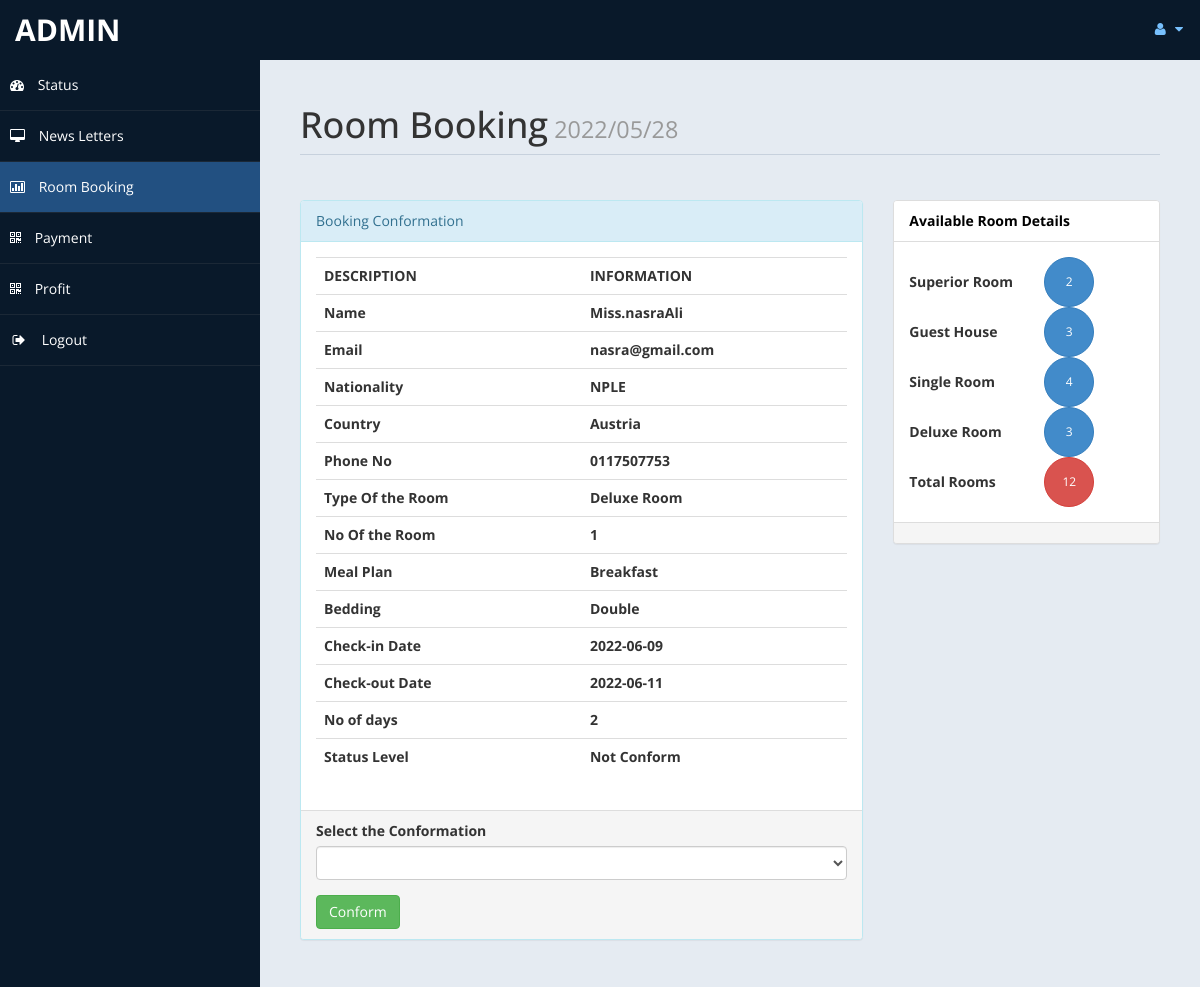
The app's page /admin/roombook.php?rid=4 (signed in) with its own data.
### tables this page shows
CREATE TABLE `roombook` (
  `id` int(10) UNSIGNED NOT NULL,
  `Title` varchar(5) DEFAULT NULL,
  `FName` text DEFAULT NULL,
  `LName` text DEFAULT NULL,
  `Email` varchar(50) DEFAULT NULL,
  `National` varchar(30) DEFAULT NULL,
  `Country` varchar(30) DEFAULT NULL,
  `Phone` text DEFAULT NULL,
  `TRoom` varchar(20) DEFAULT NULL,
  `Bed` varchar(10) DEFAULT NULL,
  `NRoom` varchar(2) DEFAULT NULL,
  `Meal` varchar(15) DEFAULT NULL,
  `cin` date DEFAULT NULL,
  `cout` date DEFAULT NULL,
  `stat` varchar(15) DEFAULT NULL,
  `nodays` int(11) DEFAULT NULL
);

### admin/roombook.php (the view, shortened to what this page needs)
<?php
		if(!isset($_GET["rid"]))
		{
			 header("location:index.php");
		}
		else {
				$curdate=date("Y/m/d");
				include ('db.php');
				$id = $_GET['rid'];
				$sql ="Select * from roombook where id = '$id'";
				$re = mysqli_query($con,$sql);
				while($row=mysqli_fetch_array($re))
				{
					$title = $row['Title'];
					$fname = $row['FName'];
					$lname = $row['LName'];
					$email = $row['Email'];
					$nat = $row['National'];
					$country = $row['Country'];
					$Phone = $row['Phone'];
					$troom = $row['TRoom'];
					$nroom = $row['NRoom'];
					$bed = $row['Bed'];
					$meal = $row['Meal'];
					$cin = $row['cin'];
					$cout = $row['cout'];
					$sta = $row['stat'];
					$days = $row['nodays'];
				}
	}
			?>
<!DOCTYPE html>
<html xmlns="http://www.w3.org/1999/xhtml">
<head>
    <link href="assets/css/bootstrap.css" rel="stylesheet" />
    <link href="assets/css/font-awesome.css" rel="stylesheet" />
    <link href="assets/js/morris/morris-0.4.3.min.css" rel="stylesheet" />
    <link href="assets/css/custom-styles.css" rel="stylesheet" />
</head>
<body>
    <div id="wrapper">
        <nav class="navbar navbar-default top-navbar" role="navigation">
            <div class="navbar-header">
                <a class="navbar-brand" href="home.php"> <?php echo $_SESSION["user"]; ?> </a>
            </div>
            <ul class="nav navbar-top-links navbar-right">
                <li class="dropdown">
                    <a class="dropdown-toggle" data-toggle="dropdown" href="#" aria-expanded="false">
                        <i class="fa fa-user fa-fw"></i> <i class="fa fa-caret-down"></i>
                    </a>
                </li>
            </ul>
        </nav>
        <nav class="navbar-default navbar-side" role="navigation">
            <div class="sidebar-collapse">
                <ul class="nav" id="main-menu">
                    <li>
                        <a  href="home.php"><i class="fa fa-dashboard"></i> Status</a>
                    </li>
                    <li>
                        <a href="messages.php"><i class="fa fa-desktop"></i> News Letters</a>
                    </li>
					<li>
                        <a class="active-menu" href="roombook.php"><i class="fa fa-bar-chart-o"></i> Room Booking</a>
                    </li>
                    <li>
                        <a href="payment.php"><i class="fa fa-qrcode"></i> Payment</a>
                    </li>
					<li>
                        <a  href="profit.php"><i class="fa fa-qrcode"></i> Profit</a>
                    </li>
                    <li>
                        <a href="logout.php"><i class="fa fa-sign-out fa-fw"></i> Logout</a>
                    </li>
					</ul>
            </div>
        </nav>
        <div id="page-wrapper">
            <div id="page-inner">
                <div class="row">
                    <div class="col-md-12">
                        <h1 class="page-header">
                            Room Booking<small>	<?php echo  $curdate; ?> </small>
                        </h1>
                    </div>
					<div class="col-md-8 col-sm-8">
                    <div class="panel panel-info">
                        <div class="panel-heading">
                           Booking Conformation
                        </div>
                        <div class="panel-body">
							<div class="table-responsive">
                                <table class="table">
                                    <tr>
                                            <th>DESCRIPTION</th>
                                            <th>INFORMATION</th>
                                        </tr>
                                        <tr>
                                            <th>Name</th>
                                            <th><?php echo $title.$fname.$lname; ?> </th>
                                        </tr>
										<tr>
                                            <th>Email</th>
                                            <th><?php echo $email; ?> </th>
                                        </tr>
										<tr>
                                            <th>Nationality </th>
                                            <th><?php echo $nat; ?></th>
                                        </tr>
										<tr>
                                            <th>Country </th>
                                            <th><?php echo $country;  ?></th>
                                        </tr>
										<tr>
                                            <th>Phone No </th>
                                            <th><?php echo $Phone; ?></th>
                                        </tr>
										<tr>
                                            <th>Type Of the Room </th>
                                            <th><?php echo $troom; ?></th>
                                        </tr>
										<tr>
                                            <th>No Of the Room </th>
                                            <th><?php echo $nroom; ?></th>
                                        </tr>
										<tr>
                                            <th>Meal Plan </th>
                                            <th><?php echo $meal; ?></th>
                                        </tr>
										<tr>
                                            <th>Bedding </th>
                                            <th><?php echo $bed; ?></th>
                                        </tr>
										<tr>
                                            <th>Check-in Date </th>
                                            <th><?php echo $cin; ?></th>
                                        </tr>
										<tr>
                                            <th>Check-out Date</th>
                                            <th><?php echo $cout; ?></th>
                                        </tr>
										<tr>
                                            <th>No of days</th>
                                            <th><?php echo $days; ?></th>
                                        </tr>
										<tr>
                                            <th>Status Level</th>
                                            <th><?php echo $sta; ?></th>
                                        </tr>
                                </table>
                            </div>
                        </div>
                        <div class="panel-footer">
                            <form method="post">
										<div class="form-group">
														<label>Select the Conformation</label>
														<select name="conf"class="form-control">
															<option value selected>	</option>
															<option value="Conform">Conform</option>
														</select>
										 </div>
							<input type="submit" name="co" value="Conform" class="btn btn-success">
							</form>
                        </div>
                    </div>
					</div>
					<?php
						$rsql ="select * from room";
						$rre= mysqli_query($con,$rsql);
						$r =0 ;
						$sc =0;
						$gh = 0;
						$sr = 0;
						$dr = 0;
						while($rrow=mysqli_fetch_array($rre))
						{
							$r = $r + 1;
							$s = $rrow['type'];
							if($s=="Superior Room" )
							{
								$sc = $sc+ 1;
							}
							if($s=="Guest House")
							{
								$gh = $gh + 1;
							}
							if($s=="Single Room" )
							{
								$sr = $sr + 1;
							}
							if($s=="Deluxe Room" )
							{
								$dr = $dr + 1;
							}
						}
						?>
						<?php
						$csql ="select * from payment";
						$cre= mysqli_query($con,$csql);
						$cr =0 ;
						$csc =0;
						$cgh = 0;
						$csr = 0;
						$cdr = 0;
						while($crow=mysqli_fetch_array($cre))
						{
							$cr = $cr + 1;
							$cs = $crow['troom'];
							if($cs=="Superior Room"  )
							{
								$csc = $csc + 1;
							}
							if($cs=="Deluxe Room" )
							{
								$cdr = $cdr + 1;
							}
						}
					?>
					<div class="col-md-4 col-sm-4">
                    <div class="panel panel-default">
                        <div class="panel-heading">
                           Available Room Details
                        </div>
                        <div class="panel-body">
						<table width="200px">
							<tr>
								<td><b>Superior Room	 </b></td>
								<td><button type="button" class="btn btn-primary btn-circle"><?php
									$f1 =$sc - $csc;
									if($f1 <=0 )
									{	$f1 = "NO";
										echo $f1;
									}
									else{
											echo $f1;
									}
								?> </button></td>
							</tr>
							<tr>
								<td><b>Guest House</b>	 </td>
								<td><button type="button" class="btn btn-primary btn-circle"><?php
								$f2 =  $gh -$cgh;
								if($f2 <=0 )
									{	$f2 = "NO";
										echo $f2;
									}
									else{
											echo $f2;
									}
								?> </button></td>
							</tr>
							<tr>
								<td><b>Single Room	 </b></td>
								<td><button type="button" class="btn btn-primary btn-circle"><?php
								$f3 =$sr - $csr;
								if($f3 <=0 )
									{	$f3 = "NO";
										echo $f3;
									}
									else{
											echo $f3;
									}
								?> </button></td>
							</tr>
							<tr>
								<td><b>Deluxe Room</b>	 </td>
								<td><button type="button" class="btn btn-primary btn-circle"><?php
								$f4 =$dr - $cdr;
								if($f4 <=0 )
									{	$f4 = "NO";
										echo $f4;
									}
									else{
											echo $f4;
									}
								?> </button></td>
							</tr>
							<tr>
								<td><b>Total Rooms	</b> </td>
								<td> <button type="button" class="btn btn-danger btn-circle"><?php
								$f5 =$r-$cr;
								if($f5 <=0 )
									{	$f5 = "NO";
										echo $f5;
									}
									else{
											echo $f5;
									}
								 ?> </button></td>
							</tr>
						</table>
						</div>
                        <div class="panel-footer">
                        </div>
                    </div>
					</div>
                </div>
                </div>
         </div>
        </div>
</body>
</html>

### admin/assets/css/custom-styles.css (style rules this page uses)
body { font-family: 'Open Sans', sans-serif; }
#wrapper { width: 100%; background:#09192A; }
#page-wrapper { padding: 15px 15px; min-height: 600px; background:#E5EBF2; }
#page-inner { width:100%; margin:10px 20px 10px 0px; background-color:transparent; padding:10px; min-height:1200px; }
h1, .h1, h2, .h2, h3, .h3 { margin-top: 7px; margin-bottom: -5px; }
.page-header { padding-bottom: 9px; margin: 10px 0 45px; border-bottom: 1px solid #C7D1DD; }
.panel-default > .panel-heading { color: #000; background-color: #FFFFFF; border-color: #ddd; font-weight:bold; }
.top-navbar { margin:0px; }
.top-navbar .navbar-brand { color: #fff; width: 260px; text-align: left; height: 60px; font-size: 30px; font-weight: 700; text-transform: uppercase; line-height: 30px; }
.top-navbar .nav > li { position: relative; display: inline-block; }
.top-navbar .nav > li > a { position: relative; display: block; padding: 19px 15px; color: #77C0FD; }
.active-menu { background-color:#225081!important; }
.sidebar-collapse , .sidebar-collapse .nav { background:none; }
.sidebar-collapse .nav { padding:0; }
.sidebar-collapse .nav > li > a { color:#fff; background:transparent; text-shadow:none; }
.sidebar-collapse > .nav > li > a { padding:15px 10px; }
.sidebar-collapse > .nav > li { border-bottom: 1px solid rgba(107, 108, 109, 0.19); }
.navbar-side { border:none; background-color: transparent; }
.top-navbar { background:#09192A; border-bottom:none; }
.top-navbar .nav > li > a > i { margin-right: 2px; }
.navbar-default { border:0px solid black; }
.navbar-header { background: #09192A; }
.nav > li > a > i { margin-right:10px; }
.btn-circle { width: 50px; height: 50px; padding: 6px 0; -webkit-border-radius: 25px; -moz-border-radius: 25px; border-radius: 25px; text-align: center; font-size: 12px; line-height: 1.428571429; }
@media (min-width:768px) { #page-wrapper { margin: 0 0 0 260px; padding: 15px 30px; min-height: 1200px; } }
@media (min-width:768px) { .navbar-side { z-index: 1; position: absolute; width: 260px; } }
@media (min-width:768px) { .navbar { border-radius: 0px; } }

### records on screen
roombook: Title "Miss.", FName "nasra", LName "Ali", Email "nasra@gmail.com", National "NPLE", Country "Austria", Phone "0117507753", TRoom "Deluxe Room", NRoom "1", Meal "Breakfast", Bed "Double", cin "2022-06-09", cout "2022-06-11", nodays "2", stat "Not Conform"

### other values on screen
$_SESSION["user"] "ADMIN"
$f1 "2"
$f2 "3"
$f3 "4"
$f4 "3"
$f5 "12"
